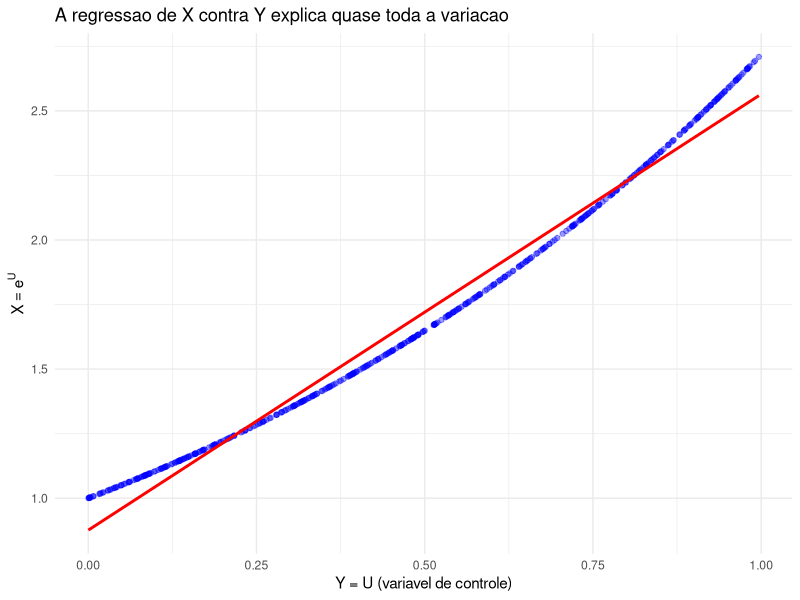

Here is the R script that generated this plot:
## ---- chunk 1
set.seed(42)
B <- 20000  # número total de avaliações de g, para os dois métodos

# --- Monte Carlo usual: B valores independentes
x_mc <- rexp(B, rate = 1)
theta_mc <- mean(log(1 + x_mc^2))

# --- Antitético: n = B/2 uniformes geram B valores, aos pares
u <- runif(B / 2)
x <- -log(u)      # X = h(U) ~ Exp(1)
y <- -log(1 - u)  # Y = h(1 - U) ~ Exp(1), o par antitético de X

g_x <- log(1 + x^2)
g_y <- log(1 + y^2)
theta_anti <- mean((g_x + g_y) / 2)

cat("Monte Carlo usual:  ", theta_mc, "\n")
cat("Antitético:         ", theta_anti, "\n")
cat("Correlação do par:  ", cor(g_x, g_y), "\n")

# Valor de referência, obtido por integração numérica
integral <- integrate(function(x) log(1 + x^2) * exp(-x), 0, Inf)
cat("Valor de referência:", integral$value, "\n")
## ---- chunk 2
set.seed(42)
B <- 2000   # avaliações de g em cada estimativa
R <- 2000   # número de repetições, apenas para estimar as variâncias

theta_mc <- numeric(R)
theta_anti <- numeric(R)

for (r in 1:R) {
  # Estimativa usual, com B valores independentes
  theta_mc[r] <- mean(log(1 + rexp(B)^2))

  # Estimativa antitética, com B/2 pares (também B avaliações de g)
  u <- runif(B / 2)
  g_x <- log(1 + (-log(u))^2)
  g_y <- log(1 + (-log(1 - u))^2)
  theta_anti[r] <- mean((g_x + g_y) / 2)
}

cat("Variância do estimador usual: ", var(theta_mc), "\n")
cat("Variância do antitético:      ", var(theta_anti), "\n")
cat("Fator de redução:             ", var(theta_anti) / var(theta_mc), "\n")
## ---- chunk 3
set.seed(42)
B <- 10000

u <- runif(B)
x <- exp(u)   # o que queremos promediar
y <- u        # variável de controle, com média mu conhecida
mu <- 0.5

# Constante ótima estimada com a própria amostra
c_hat <- -cov(x, y) / var(y)
z <- x + c_hat * (y - mu)

cat("c* teórico: ", -12 * (1 - (exp(1) - 1) / 2), "\n")
cat("c* estimado:", c_hat, "\n\n")

cat("Monte Carlo usual:  ", mean(x), " (EP:", sd(x) / sqrt(B), ")\n")
cat("Com controle:       ", mean(z), " (EP:", sd(z) / sqrt(B), ")\n")
cat("Valor exato:        ", exp(1) - 1, "\n\n")

cat("Correlação entre X e Y:", cor(x, y), "\n")
cat("Fator de redução:      ", var(z) / var(x), "\n")
## ---- chunk 4
library(ggplot2)

# Usa apenas os 500 primeiros pontos, para o gráfico não ficar carregado
dados <- data.frame(y = y[1:500], x = x[1:500])

ggplot(dados, aes(x = y, y = x)) +
  geom_point(alpha = 0.4, color = "blue") +
  geom_smooth(method = "lm", se = FALSE, color = "red") +
  labs(x = "Y = U (variavel de controle)", y = expression(X == e^U),
       title = "A regressao de X contra Y explica quase toda a variacao") +
  theme_minimal()
## ---- chunk 5
set.seed(42)
B <- 10000

u <- runif(B)
x <- exp(-u) / (1 + u^2)   # integrando
y <- 1 / (1 + u^2)         # controle: o integrando sem o fator e^{-x}
mu <- pi / 4               # E[Y], calculada analiticamente

c_hat <- -cov(x, y) / var(y)
z <- x + c_hat * (y - mu)

cat("Monte Carlo usual:", mean(x), " (EP:", sd(x) / sqrt(B), ")\n")
cat("Com controle:     ", mean(z), " (EP:", sd(z) / sqrt(B), ")\n")
cat("Integração numérica:",
    integrate(function(x) exp(-x) / (1 + x^2), 0, 1)$value, "\n\n")

cat("Correlação entre X e Y:", cor(x, y), "\n")
cat("Fator de redução:      ", var(z) / var(x), "\n")
## ---- chunk 6
set.seed(42)

# Estima pi e o erro padrão - sem condicionamento
estimate_pi_simple <- function(B) {
  u1 <- runif(B, -1, 1)
  u2 <- runif(B, -1, 1)
  z <- ifelse(u1^2 + u2^2 <= 1, 1, 0)
  p_hat <- mean(z)
  se <- 4 * sqrt(p_hat * (1 - p_hat) / B)  # EP por binomial
  list(estimate = 4 * p_hat, se = se)
}

# Estima pi e o erro padrão - com condicionamento em X
estimate_pi_conditioning <- function(B) {
  x <- runif(B, -1, 1)
  g <- sqrt(1 - x^2)               # E[Z | X]
  se <- 4 * sd(g) / sqrt(B)        # EP via amostra de g
  list(estimate = 4 * mean(g), se = se)
}

B <- 10000

res_simple <- estimate_pi_simple(B)
res_cond   <- estimate_pi_conditioning(B)

cat("Sem condicionamento: est =", res_simple$estimate, "| EP =", res_simple$se, "\n")
cat("Com condicionamento: est =", res_cond$estimate,   "| EP =", res_cond$se,   "\n")
cat("Fator de redução:", (res_cond$se / res_simple$se)^2, "\n")
## ---- chunk 7
set.seed(42)

# Estima P(X > 1) e o EP - sem condicionamento (indicadora)
estimate_prob_simple <- function(B) {
  y <- rexp(B, rate = 1)              # Y ~ Exp(1)
  x <- rnorm(B, mean = y, sd = 2)     # X | Y ~ N(Y, 4)
  z <- ifelse(x > 1, 1, 0)
  p_hat <- mean(z)
  list(estimate = p_hat, se = sqrt(p_hat * (1 - p_hat) / B))
}

# Estima P(X > 1) e o EP - com condicionamento em Y
estimate_prob_conditioning <- function(B) {
  y <- rexp(B, rate = 1)
  g <- 1 - pnorm((1 - y) / 2)         # E[Z | Y]
  list(estimate = mean(g), se = sd(g) / sqrt(B))
}

B <- 100000

res_simple <- estimate_prob_simple(B)
res_cond   <- estimate_prob_conditioning(B)

cat("Sem condicionamento: est =", res_simple$estimate, "| EP =", res_simple$se, "\n")
cat("Com condicionamento: est =", res_cond$estimate,   "| EP =", res_cond$se,   "\n")
cat("Fator de redução:", (res_cond$se / res_simple$se)^2, "\n")
## ---- chunk 8
set.seed(42)
k <- 10     # número de estratos
m <- 100    # pontos por estrato
B <- k * m

# Ponto i do estrato j: desloca uma Unif(0,1) para dentro de I_j
v <- runif(B)
estrato <- rep(0:(k - 1), each = m)
u <- (estrato + v) / k

# Cada coluna da matriz reúne os m pontos de um mesmo estrato
valores <- matrix(exp(u), nrow = m, ncol = k)
medias <- colMeans(valores)
variancias <- apply(valores, 2, var)

theta_est <- mean(medias)
ep_est <- sqrt(sum(variancias / m)) / k

# Monte Carlo usual, com o mesmo número de avaliações
x <- exp(runif(B))

cat("Monte Carlo usual: ", mean(x), " (EP:", sd(x) / sqrt(B), ")\n")
cat("Estratificado:     ", theta_est, " (EP:", ep_est, ")\n")
cat("Valor exato:       ", exp(1) - 1, "\n")
cat("Fator de redução:  ", (ep_est / (sd(x) / sqrt(B)))^2, "\n")
## ---- chunk 9
set.seed(42)
B <- 1000   # avaliações de g em cada estimativa
R <- 2000   # repetições, apenas para estimar as variâncias

mc_simples <- function(B) {
  mean(exp(runif(B)))
}

antitetica <- function(B) {
  u <- runif(B / 2)
  mean(c(exp(u), exp(1 - u)))
}

com_controle <- function(B) {
  u <- runif(B)
  x <- exp(u)
  c_hat <- -cov(x, u) / var(u)
  mean(x + c_hat * (u - 0.5))
}

estratificada <- function(B, k) {
  v <- runif(B)
  estrato <- rep(0:(k - 1), each = B / k)
  mean(exp((estrato + v) / k))
}

# Repete cada estimador R vezes. replicate(R, expr) avalia expr R vezes
# e devolve o vetor dos R resultados
estimativas <- list(
  "Monte Carlo simples"     = replicate(R, mc_simples(B)),
  "Antitética"              = replicate(R, antitetica(B)),
  "Variável de controle"    = replicate(R, com_controle(B)),
  "Estratificada (k = 10)"  = replicate(R, estratificada(B, 10)),
  "Estratificada (k = 100)" = replicate(R, estratificada(B, 100))
)

variancias <- sapply(estimativas, var)
referencia <- variancias["Monte Carlo simples"]

for (metodo in names(variancias)) {
  # Completa o nome com espaços até 24 caracteres, para alinhar as colunas
  rotulo <- paste0(metodo, strrep(" ", 24 - nchar(metodo)))
  cat(rotulo, sprintf(" var = %.3e   fator = %.4f\n",
                      variancias[metodo], variancias[metodo] / referencia),
      sep = "")
}
## ---- chunk 10
set.seed(42)
B <- 10000
lambda1 <- 1.00   # sistema 1
lambda2 <- 1.01   # sistema 2: taxa 1% maior

g <- function(x) log(1 + x^2)

# --- Simulações independentes: cada sistema com seus próprios uniformes
g1 <- g(-log(runif(B)) / lambda1)
g2 <- g(-log(runif(B)) / lambda2)

dif_indep <- mean(g1) - mean(g2)
# Sendo independentes, as variâncias se somam
ep_indep <- sqrt(var(g1) / B + var(g2) / B)

# --- Números aleatórios comuns: os MESMOS uniformes nos dois sistemas
u <- runif(B)
d <- g(-log(u) / lambda1) - g(-log(u) / lambda2)  # diferenças pareadas

dif_comum <- mean(d)
ep_comum <- sd(d) / sqrt(B)   # erro padrão calculado sobre as diferenças

# Valor de referência, por integração numérica
theta <- function(lambda) {
  integrate(function(x) g(x) * lambda * exp(-lambda * x), 0, Inf)$value
}
cat("Diferença verdadeira:", theta(lambda1) - theta(lambda2), "\n\n")

cat("Independentes:", dif_indep, " (EP:", ep_indep, ")\n")
cat("  IC de 95%: [", dif_indep - 1.96 * ep_indep, ",",
    dif_indep + 1.96 * ep_indep, "]\n\n")

cat("Comuns:      ", dif_comum, " (EP:", ep_comum, ")\n")
cat("  IC de 95%: [", dif_comum - 1.96 * ep_comum, ",",
    dif_comum + 1.96 * ep_comum, "]\n\n")

cat("Correlação entre os dois sistemas:",
    cor(g(-log(u) / lambda1), g(-log(u) / lambda2)), "\n")
cat("Fator de redução:", (ep_comum / ep_indep)^2, "\n")
